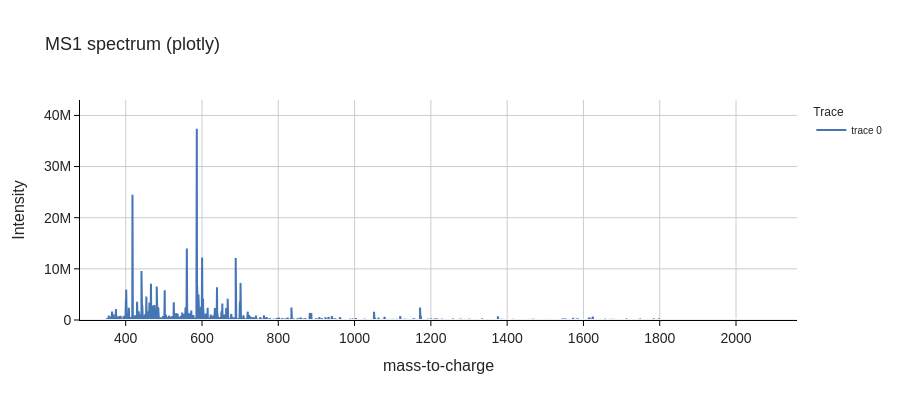

Notebook cell for this chart:
### Markdown cell above
### Plotting with pyopenms-viz

[pyopenms-viz](https://pyopenms-viz.readthedocs.io/) adds a **`spectrum` plot kind** to pandas (`backend="ms_matplotlib"`). It is a static figure rendered with matplotlib. Importing `pyopenms_viz` registers the `ms_matplotlib` backend.

### Code cell
import pyopenms_viz  # registers the 'ms_matplotlib' pandas backend

# filter the long-format dataframe to the first MS1 spectrum and plot it
ms1_df = exp_peaks_df[exp_peaks_df.ms_level == 1]
ms1_df = ms1_df[ms1_df.rt == ms1_df.rt.min()]

out = ms1_df.plot(kind="spectrum", x="mz", y="intensity", backend="ms_plotly", annotate_mz=False,
            width=900, height=400, title="MS1 spectrum (plotly)")

### Figure 1 — Plotly figure (JSON) as saved in the notebook; plotly's stock layout.template omitted (floating-point values rounded to 4 significant figures; data arrays with more than 128 entries replaced by an {"elided": "..."} marker saying what was removed)
{"data": [{"customdata": {"elided": "9759x2 float values"}, "hovertemplate": "m/z: %{customdata[0]}<br>intensity: %{customdata[1]}", "line": {"color": "#4575B4"}, "mode": "lines", "type": "scatter", "x": {"elided": "9759 float values"}, "y": {"elided": "9759 float values"}}], "layout": {"dragmode": "select", "font": {"family": "Helvetica"}, "height": 400, "legend": {"font": {"family": "Helvetica", "size": 10}, "title": {"text": "Trace"}}, "plot_bgcolor": "#FFFFFF", "shapes": [{"line": {"color": "#EEEEEE", "width": 2}, "opacity": 1, "type": "line", "x0": 0, "x1": 1, "xref": "x domain", "y0": 0, "y1": 0, "yref": "y"}], "showlegend": true, "title": {"font": {"family": "Helvetica", "size": 18}, "text": "MS1 spectrum (plotly)"}, "width": 900, "xaxis": {"gridcolor": "#CCCCCC", "linecolor": "black", "linewidth": 1, "range": [280.2, 2160.0], "showgrid": true, "showline": true, "tickcolor": "black", "tickfont": {"family": "Helvetica", "size": 14}, "ticks": "outside", "tickwidth": 1, "title": {"font": {"family": "Helvetica", "size": 16}, "text": "mass-to-charge"}}, "yaxis": {"gridcolor": "#CCCCCC", "linecolor": "black", "linewidth": 1, "range": [0, 43012712], "showgrid": true, "showline": true, "tickcolor": "black", "tickfont": {"family": "Helvetica", "size": 14}, "tickwidth": 1, "title": {"font": {"family": "Helvetica", "size": 16}, "text": "Intensity"}}}}
